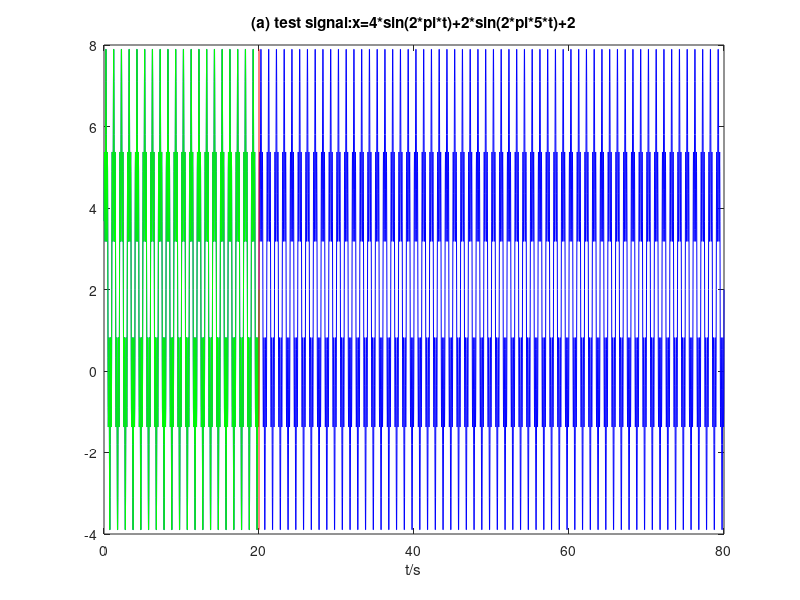
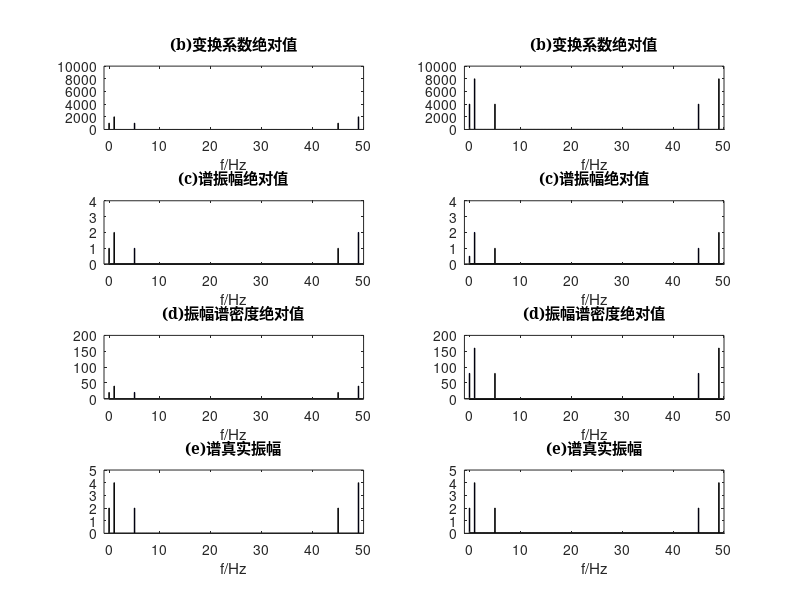
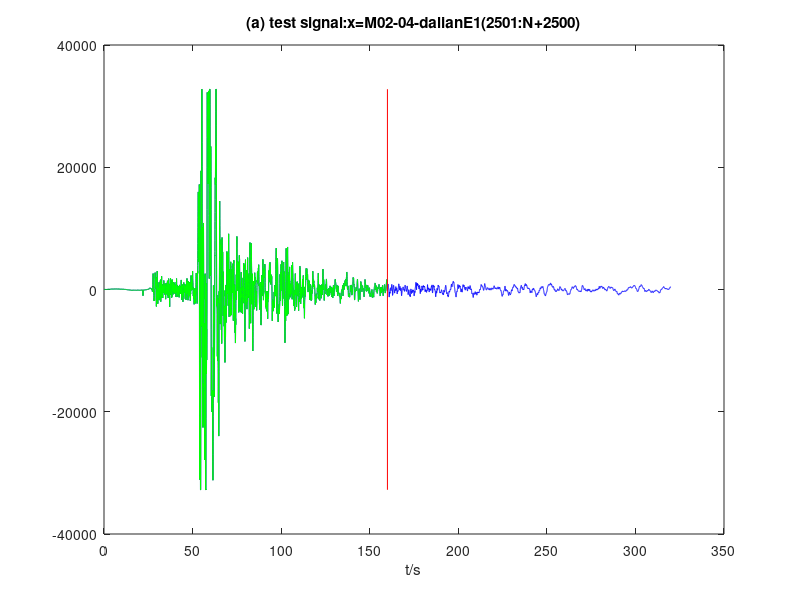
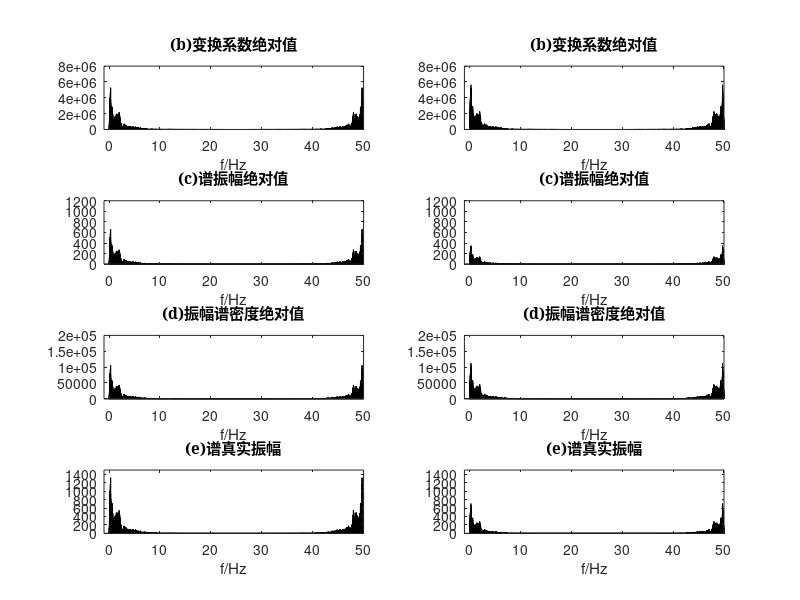

The MATLAB source for these figures, in order:
% 计算时间序列的DFT绝对值
% 按时间窗归一化的傅里叶谱振幅绝对值
% 傅里叶振幅谱密度绝对值
% 傅里叶谱的真振幅

clearvars
%--使用持续的周期信号x(t)=3*sin(2*pi*t)+1.5*sin(2*pi*5*t)+2--------------------
inv         = 0.02;                             %采样频率
shoLen      = 1000;                             %短数据长度
shoSeq      = inv*(1:shoLen);
shoDat      = 4*sin(2*pi*shoSeq)+2*sin(2*pi*5*shoSeq)+2;   %???为什么不使用3*sin(2*pi*t)+1.5*sin(2*pi*5*t)+2???
lonLen      = 4000;                             %长数据长度
lonSeq      = inv*(1:lonLen);
lonDat      = 4*sin(2*pi*lonSeq)+2*sin(2*pi*5*lonSeq)+2;
%% 绘制生成波形--------------------------------------------------------------

scrsz = get(groot,'ScreenSize');
figure('Position',[scrsz(3)/3 scrsz(4)/2 scrsz(3)/2 scrsz(4)/4])
%???按书中说前1000个点，后面4000个点，（1000+4000）× 0.02=100s，不应该是80s的时间长,第二章P20???

%长80s绘图
plot(lonSeq(1:lonLen),lonDat(1:lonLen),'b')
hold on
plot(shoSeq(1:shoLen),shoDat(1:shoLen),'g')
hold on
plot([inv*shoLen,inv*shoLen],[max([shoDat,lonDat]),min([shoDat,lonDat])],'r')
%长100s绘图
% plot(shoSeq(1:shoLen),shoDat(1:shoLen),'g')
% hold on
% plot(lonSeq(1:lonLen)+max(shoSeq),lonDat(1:lonLen),'b')
% hold on
% plot([inv*shoLen,inv*shoLen],[max([shoDat,lonDat]),min([shoDat,lonDat])],'r')
xlabel('t/s')
title('(a) test signal:x=4*sin(2*pi*t)+2*sin(2*pi*5*t)+2')

%% 计算特征值
shoDf=1/(shoLen*inv);                   %???为什么横坐标这么计算???
shoF=shoDf*(1:shoLen)-shoDf;
lonDf=1/(lonLen*inv);
lonF=lonDf*(1:lonLen)-lonDf;

%% 计算变换系数绝对值
shoFft=fft(shoDat);
shoDftAbs=abs(shoFft);
shoDftAbs(1)=shoDftAbs(1)/2;            %???为什么第一个值要取一半值???
lonFft=fft(lonDat);
lonDftAbs=abs(lonFft);
lonDftAbs(1)=lonDftAbs(1)/2;
%% 计算谱振幅绝对值
shoFnAbs=abs(shoFft/shoLen);
shoFnAbs(1)=shoFnAbs(1)/2;              
lonFnAbs=abs(lonFft/lonLen);
lonFnAbs(1)=shoFnAbs(1)/2;
%% 计算振幅谱密度绝对值
shofndAbs=abs(inv*shoFft);
shofndAbs(1)=shofndAbs(1)/2;
lonFndAbs=abs(inv*lonFft);
lonFndAbs(1)=lonFndAbs(1)/2;
%% 计算谱真实振幅
shoReaAmp=2*abs(shoFft)/shoLen;
shoReaAmp(1)=shoReaAmp(1)/2;
lonReaAmp=2*abs(lonFft)/lonLen;
lonReaAmp(1)=lonReaAmp(1)/2;

%% 绘制计算结果--------------------------------------------------------------
scrsz = get(groot,'ScreenSize');
figure('Position',[scrsz(3)/3 scrsz(4)/2 scrsz(3)/2 scrsz(4)/2])
subplot(421)
bar(shoF(1:shoLen),shoDftAbs(1:shoLen),2,'b')
axis([-1 shoDf*shoLen 0 10000])
title('(b)变换系数绝对值','FontName','SimSun')
xlabel('f/Hz')

subplot(422)
bar(lonF(1:lonLen),lonDftAbs(1:lonLen),8,'b')
axis([-1 lonDf*lonLen 0 10000])
title('(b)变换系数绝对值','FontName','SimSun')
xlabel('f/Hz')

subplot(423)
bar(shoF(1:shoLen),shoFnAbs(1:shoLen),2,'b')
axis([-1 shoDf*shoLen 0 4])
title('(c)谱振幅绝对值','FontName','SimSun')
xlabel('f/Hz')

subplot(424)
bar(lonF(1:lonLen),lonFnAbs(1:lonLen),8,'b')
axis([-1 lonDf*lonLen 0 4])
title('(c)谱振幅绝对值','FontName','SimSun')
xlabel('f/Hz')

subplot(425)
bar(shoF(1:shoLen),shofndAbs(1:shoLen),2,'b')
axis([-1 shoDf*shoLen 0 200])
title('(d)振幅谱密度绝对值','FontName','SimSun')
xlabel('f/Hz')

subplot(426)
bar(lonF(1:lonLen),lonFndAbs(1:lonLen),8,'b')
axis([-1 lonDf*lonLen 0 200])
title('(d)振幅谱密度绝对值','FontName','SimSun')
xlabel('f/Hz')

subplot(427)
bar(shoF(1:shoLen),shoReaAmp(1:shoLen),2,'b')
axis([-1 shoDf*shoLen 0 5])
title('(e)谱真实振幅','FontName','SimSun')
xlabel('f/Hz')

subplot(428)
bar(lonF(1:lonLen),lonReaAmp(1:lonLen),8,'b')
axis([-1 lonDf*lonLen 0 5])
title('(e)谱真实振幅','FontName','SimSun')
xlabel('f/Hz')

%% 使用地震记录波形
load('M02_04_dalianE1.txt');                       %读入一道波形数据
lonLen      = 16000;
shoLen      = 8000;
lonDat      =M02_04_dalianE1(2501:lonLen+2500);
shoDat      =M02_04_dalianE1(2501:shoLen+2500);
inv         = 0.02;                                %采样频率
shoSeq      = inv*(1:shoLen);
lonSeq      = inv*(1:lonLen);

%% 绘制生成波形--------------------------------------------------------------

scrsz = get(groot,'ScreenSize');
figure('Position',[scrsz(3)/3 scrsz(4)/2 scrsz(3)/2 scrsz(4)/4])
plot(lonSeq(1:lonLen),lonDat(1:lonLen),'b')
hold on
plot(shoSeq(1:shoLen),shoDat(1:shoLen),'g')
hold on
plot([inv*shoLen,inv*shoLen],[max(lonDat),min(lonDat)],'r')
xlabel('t/s')
title('(a) test signal:x=M02-04-dalianE1(2501:N+2500)')

%% 计算特征值
shoDf=1/(shoLen*inv);
shoF=shoDf*(1:shoLen)-shoDf;
lonDf=1/(lonLen*inv);
lonF=lonDf*(1:lonLen)-lonDf;

%% 计算变换系数绝对值
shoFft=fft(shoDat);
shoDftAbs=abs(shoFft);
shoDftAbs(1)=shoDftAbs(1)/2;
lonFft=fft(lonDat);
lonDftAbs=abs(lonFft);
lonDftAbs(1)=lonDftAbs(1)/2;
%% 计算谱振幅绝对值
shoFnAbs=abs(shoFft/shoLen);
shoFnAbs(1)=shoFnAbs(1)/2;
lonFnAbs=abs(lonFft/lonLen);
lonFnAbs(1)=lonFnAbs(1)/2;
%% 计算振幅谱密度绝对值
shofndAbs=abs(inv*shoFft);
shofndAbs(1)=shofndAbs(1)/2;
lonFndAbs=abs(inv*lonFft);
lonFndAbs(1)=lonFndAbs(1)/2;
%% 计算谱真实振幅
shoReaAmp=2*abs(shoFft)/shoLen;
shoReaAmp(1)=shoReaAmp(1)/2;
lonReaAmp=2*abs(lonFft)/lonLen;
lonReaAmp(1)=lonReaAmp(1)/2;

%% 绘制计算结果--------------------------------------------------------------
scrsz = get(groot,'ScreenSize');
figure('Position',[scrsz(3)/3 scrsz(4)/2 scrsz(3)/2 scrsz(4)/2])

subplot(421)
bar(shoF(1:shoLen),shoDftAbs(1:shoLen),2)
axis([-1 shoDf*shoLen 0 8000000])
title('(b)变换系数绝对值','FontName','SimSun')
xlabel('f/Hz')

subplot(422)
bar(lonF(1:lonLen),lonDftAbs(1:lonLen),2)
axis([-1 lonDf*lonLen 0 8000000])
title('(b)变换系数绝对值','FontName','SimSun')
xlabel('f/Hz')

subplot(423)
bar(shoF(1:shoLen),shoFnAbs(1:shoLen),2)
axis([-1 shoDf*shoLen 0 1200])
title('(c)谱振幅绝对值','FontName','SimSun')
xlabel('f/Hz')

subplot(424)
bar(lonF(1:lonLen),lonFnAbs(1:lonLen),2)
axis([-1 lonDf*lonLen 0 1200])
title('(c)谱振幅绝对值','FontName','SimSun')
xlabel('f/Hz')

subplot(425)
bar(shoF(1:shoLen),shofndAbs(1:shoLen),2)
axis([-1 shoDf*shoLen 0 200000])
title('(d)振幅谱密度绝对值','FontName','SimSun')
xlabel('f/Hz')

subplot(426)
bar(lonF(1:lonLen),lonFndAbs(1:lonLen),2)
axis([-1 lonDf*lonLen 0 200000])
title('(d)振幅谱密度绝对值','FontName','SimSun')
xlabel('f/Hz')

subplot(427)
bar(shoF(1:shoLen),shoReaAmp(1:shoLen),2)
axis([-1 shoDf*shoLen 0 1500])
title('(e)谱真实振幅','FontName','SimSun')
xlabel('f/Hz')

subplot(428)
bar(lonF(1:lonLen),lonReaAmp(1:lonLen),2)
axis([-1 lonDf*lonLen 0 1500])
title('(e)谱真实振幅','FontName','SimSun')
xlabel('f/Hz')
